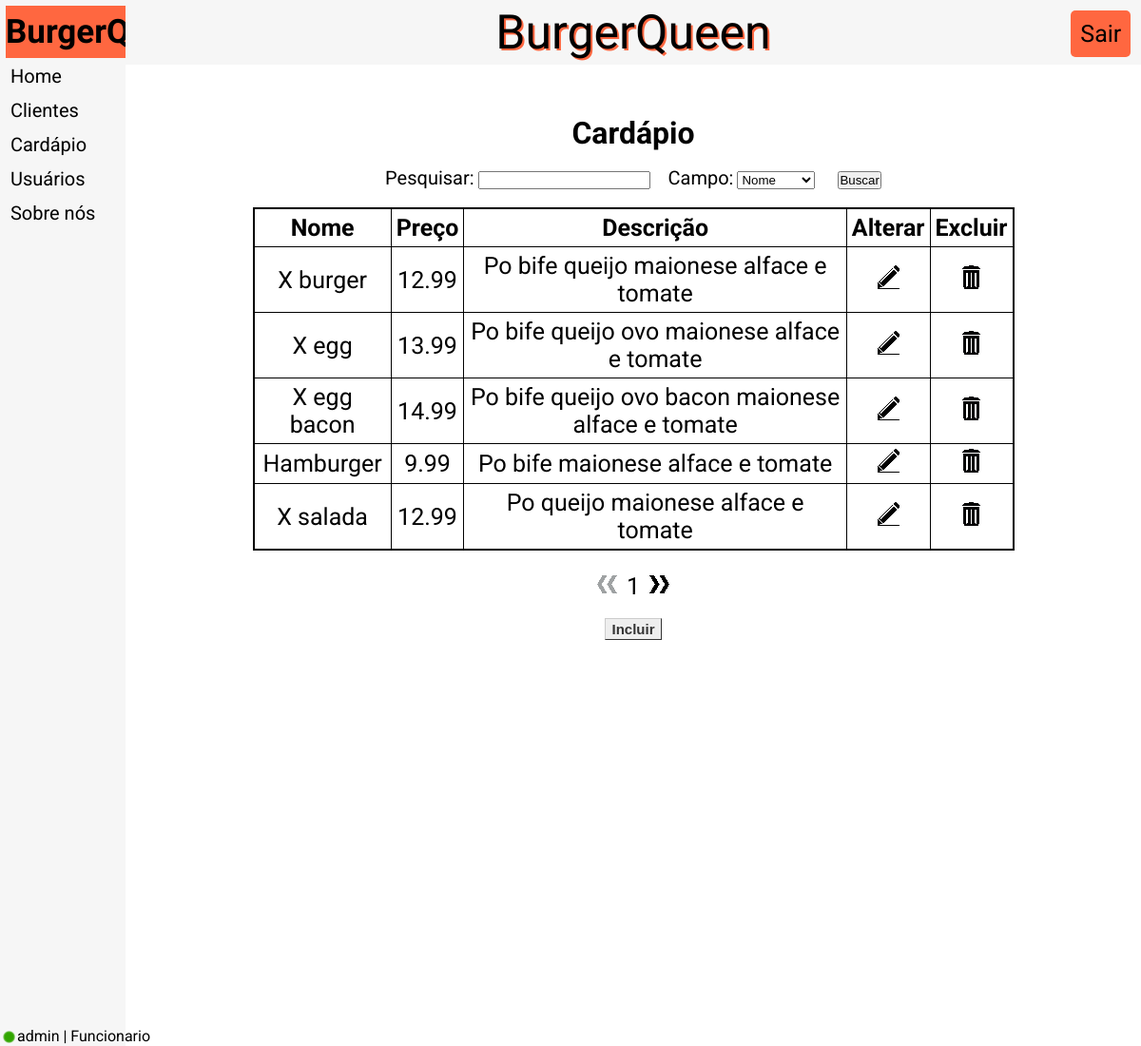
The page /l/cardapio/consultar.php?pag=0 (signed in) on the database its author committed.
### tables this page shows
CREATE TABLE IF NOT EXISTS `tb_produto` (
  `codigo_produto` int(3) NOT NULL AUTO_INCREMENT,
  `nome_produto` varchar(30) NOT NULL,
  `preco_produto` float NOT NULL,
  `descricao_produto` varchar(300) NOT NULL,
  PRIMARY KEY (`codigo_produto`)
);

### l/app/sql_injection.php (called while the page is built, shortened)
<?php
    function limpar($texto, $espaco=false, $ponto=false, $virgula=false, $arroba=false) {
        $texto = preg_replace('/[^A-Za-z0-9\-]/', '', $texto);
        $texto = str_replace('-ESPACO-', ' ', $texto);
        $texto = str_replace('-PONTO-', '.', $texto);
        $texto = str_replace('-VIRGULA-', ',', $texto);
        $texto = str_replace('-ARROBA-', '@', $texto);
        return $texto;
    }
?>

### l/cardapio/consultar.php (the view, shortened to what this page needs)
<!DOCTYPE html>
<html lang="pt-br">
	<head>
        <link rel="stylesheet" href="../index.css">
	</head>
	<body>
    <table>
    <tr>
        <td id="ContMenu">
            <table id="TabelaMenu">
                <thead>
                <tr><th id="NomeMenu">
                    <a href="../">BurgerQueen</a>
                </th></tr>
                </thead>
                <tbody>
                <tr><td  class="ItemMenu">
                    <a href="../">Home</a>
                </td></tr>
                <tr><td  class="ItemMenu">
                    <a href="../clientes/">Clientes</a>
                </td></tr>
                <tr><td  class="ItemMenu">
                    <a href="../cardapio/">Cardápio</a>
                </td></tr>
                <tr><td  class="ItemMenu">
                    <a href="../cadastrar/">Usuários</a>
                </td></tr>
                <tr><td  class="ItemMenu">
                    <a href="../sobre/">Sobre nós</a>
                </td></tr>
                </tbody>
            </table>
        </td>
        <td id="ContSite">
            <nav>
                <a href="../" id="NomeSite">BurgerQueen</a>
                <a href="../app/logout.php" id="BotaoLogin"><div>Sair</div></a>
            </nav>
                <div class="DivCadastrados">
                    <?php
                        try
                        {
                            include '../app/sql_injection.php';
                            require_once "../app/conexao.php";
                            $ComandoSQL = "select*from tb_produto";
                            $bq = $conexao->query($ComandoSQL);
                            echo"<h1 class='TituloCadastrados'>Cardápio</h1>
                            <form method='POST' action='./pesquisa/' name='form_pesquisa'>
                                <label for='pesquisa' class='LabelPesquisa'>Pesquisar:</label>
                                <input name='pesquisa' type='text' id='pesquisa' required='required' class='InputPesquisa'>
                                <label for='campo' class='LabelPesquisa'>Campo:</label>
                                <select name='campo' id='campo' class='InputPesquisa'>
                                    <option value='nome'>Nome</option>
                                    <option value='preco'>Preço</option>
                                    <option value='descricao'>Descrição</option>
                                </select>
                                <input type='submit' value='Buscar' id='BotaoPesquisar'>
                                <br><br>
                            </form>
                            <table class='TabelaCadastrados'>
                            <tr>
                                <th class='THTabelaCadastrados'>Nome</th>
                                <th class='THTabelaCadastrados'>Preço</th>
                                <th class='THTabelaCadastrados'>Descrição</th>
                                <th class='THTabelaCadastrados'>Alterar</th>
                                <th class='THTabelaCadastrados'>Excluir</th>
                            </tr>
                            ";
                            $linhas = $bq->rowCount();
                            $pagina = limpar($_GET['pag']);
                            $contador=0;
                            while ($i = $bq->fetch(PDO::FETCH_OBJ)) {
                                if($contador>=$pagina*5 && $contador<($pagina*5+5)){
                                    echo"<tr>
                                    <td class='TDTabelaCadastrados'>".$i->nome_produto."</td>
                                    <td class='TDTabelaCadastrados'>".$i->preco_produto."</td>
                                    <td class='TDTabelaCadastrados'>".$i->descricao_produto."</td>
                                    <td class='TDTabelaCadastrados'><a href='./alterar/index.php?cd=".$i->codigo_produto."&&re=".$pagina."'><img src='../imagens/editar.png' class='Alterar'></a></td>
                                    <td class='TDTabelaCadastrados'><a href='../app/excluir_produto.php?cd=".$i->codigo_produto."&&re=".$pagina."'><img src='../imagens/excluir.png' class='Excluir'></a></td>
                                    </tr>";
                                }
                                $contador++;
                            }
                            echo"</table><br><br>";
                            if($pagina>0){
                                $voltar=$pagina-1;
                                echo"<a href='./consultar.php?pag=".$voltar."' class='Seta'><img src='../imagens/voltar.png' class='Seta'></a>";
                            }else{
                                echo"<img src='../imagens/NVoltar.png' class='SetaApagada'>";
                            }
                            $proximo=$pagina+1;
                            echo "<span class='npag'>".$proximo."</span>";
                            if($proximo>=$linhas/5){
                                echo"<img src='../imagens/NProximo.png' class='SetaApagada'>";
                            }else{
                                echo"<a href='./consultar.php?pag=".$proximo."' class='Seta'><img src='../imagens/proximo.png' class='Seta'></a>";
                            }
                            echo"<br><br><a href='incluir/' id='botao'>Incluir</a>";
                        } catch (Exception $e) {
                            header("Location: ../../../erro.php");
                            die();
                        }
                    ?>
                </div>
        </td>
    </tr>
    </table>
        <?php
            if(isset($_SESSION['usuario'])) {
                echo"<img src='../imagens/logado.png' id='logado'>";
                $user = $_SESSION['usuario'];
                if ($_SESSION['nivel'] == 1){
                    $nivel = "Funcionario";
                }else{
                    $nivel = "Cliente";
                }
                echo "<span id='user'>$user | $nivel</span>";
            }
        ?>
	</body>
</html>

### l/index.css (style rules this page uses)
* { padding: 0px; margin: 0px; color: #000000; }
body { font-family: 'Roboto', sans-serif; }
a { text-decoration: none; display: block; }
#ContMenu { background-color: #f6f6f6; position: fixed; top: 0px; left: 0px; height: 100%; width: 11%; }
#ContSite { background-color: #ffffff; position: absolute; top: 0px; left: 11%; height: 100%; width: 89%; }
#TabelaMenu { width: 94%; margin: 3%; font-size: 20px; }
#NomeMenu { background-color: #ff6740; padding-top: 7px; padding-bottom: 7px; font-family: 'Dancing Script', cursive; font-size: 35px; }
.ItemMenu { padding-top: 5px; padding-bottom: 5px; padding-left: 5px; }
nav { background-color: #f6f6f6; padding: 5px; text-align: center; }
#NomeSite { font-family: 'Dancing Script', cursive; font-size: 50px; display: inline; text-shadow: 2px 2px #ff6740; }
#BotaoLogin { display: inline-block; background-color: #ff6740; padding: 10px; border-radius: 5px; font-size: 25px; position: absolute; top: 1%; right: 1%; }
#botao { display: inline-block; font: bold 15px Arial; text-decoration: none; background-color: #EEEEEE; color: #333333; padding: 2px 6px 2px 6px; border-top: 1px solid #CCCCCC; border-right: 1px solid #333333; border-bottom: 1px solid #333333; border-left: 1px solid #CCCCCC; }
.DivCadastrados { position: relative; margin-left: 12.5%; margin-right: 12.5%; width: 75%; text-align: center; padding-top: 5%; }
.TabelaCadastrados { display: inline-block; border: 1px solid black; border-collapse: collapse; font-size: 25px; }
.TituloCadastrados { margin-bottom: 2%; }
.THTabelaCadastrados { border: 1px solid black; padding: 5px; }
.TDTabelaCadastrados { border: 1px solid black; padding: 5px; }
.npag { font-size: 25px; margin-left: 10px; margin-right: 10px; }
.Alterar, .Excluir { display: inline-block; }
.Seta, .SetaApagada { display: inline-block; }
.LabelPesquisa { font-size: 20px; }
.InputPesquisa { margin-right: 15px; }
#BotaoPesquisar { margin-left: 5px; }
#logado { position: fixed; bottom: 3px; left: 3px; }
#user { position: fixed; bottom: 1px; left: 18px; }

### rows shown on the page
tb_produto: nome_produto "X burger", preco_produto "12.99", descricao_produto "Po bife queijo maionese alface e tomate"
tb_produto: nome_produto "X egg", preco_produto "13.99", descricao_produto "Po bife queijo ovo maionese alface e tomate"
tb_produto: nome_produto "X egg bacon", preco_produto "14.99", descricao_produto "Po bife queijo ovo bacon maionese alface e tomate"
tb_produto: nome_produto "Hamburger", preco_produto "9.99", descricao_produto "Po bife maionese alface e tomate"
tb_produto: nome_produto "X salada", preco_produto "12.99", descricao_produto "Po queijo maionese alface e tomate"

### other values the page prints
$proximo "1"
$user "admin"
$nivel "Funcionario"
